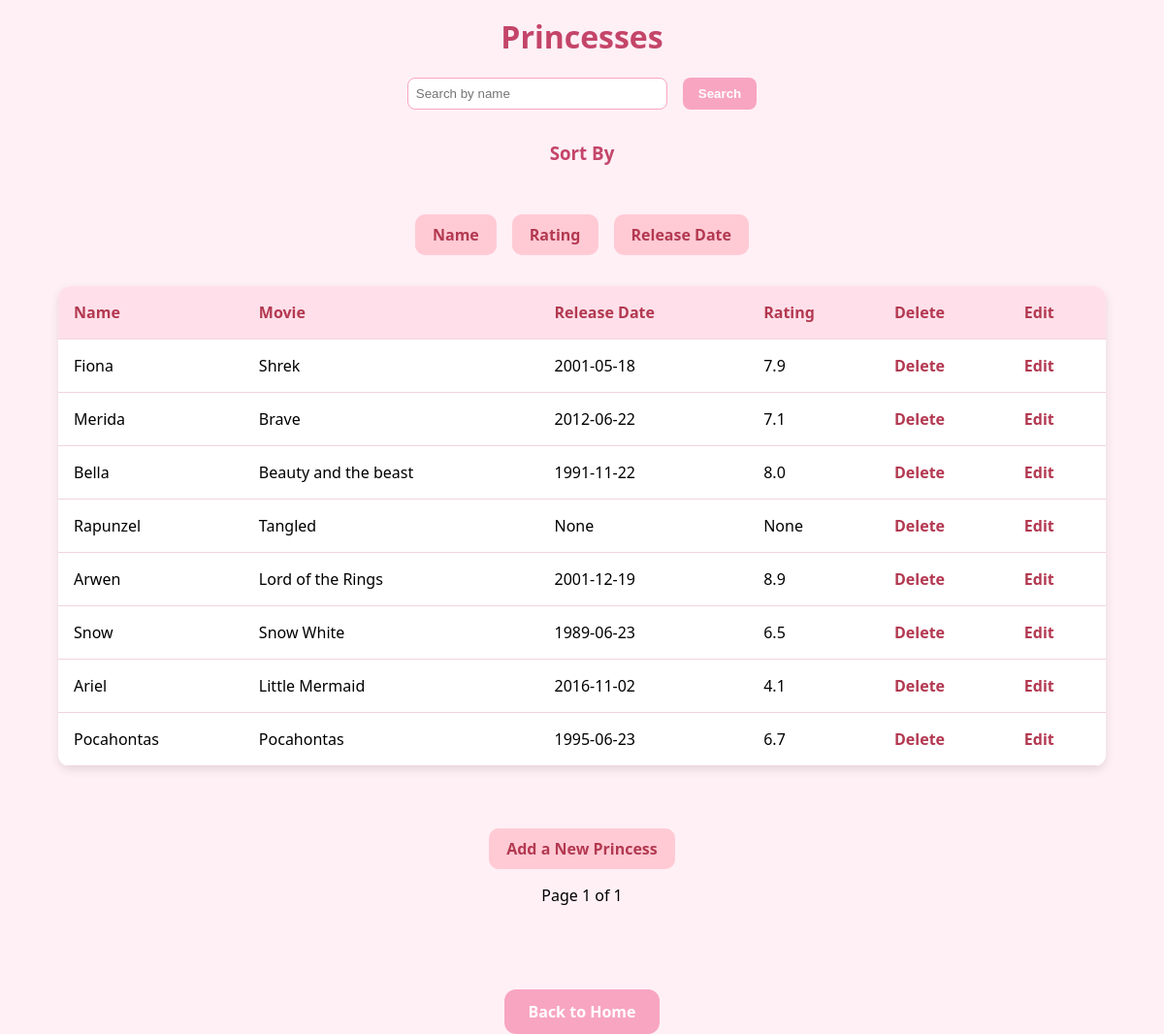
/princesses, run on an earlier commit of the app's database.
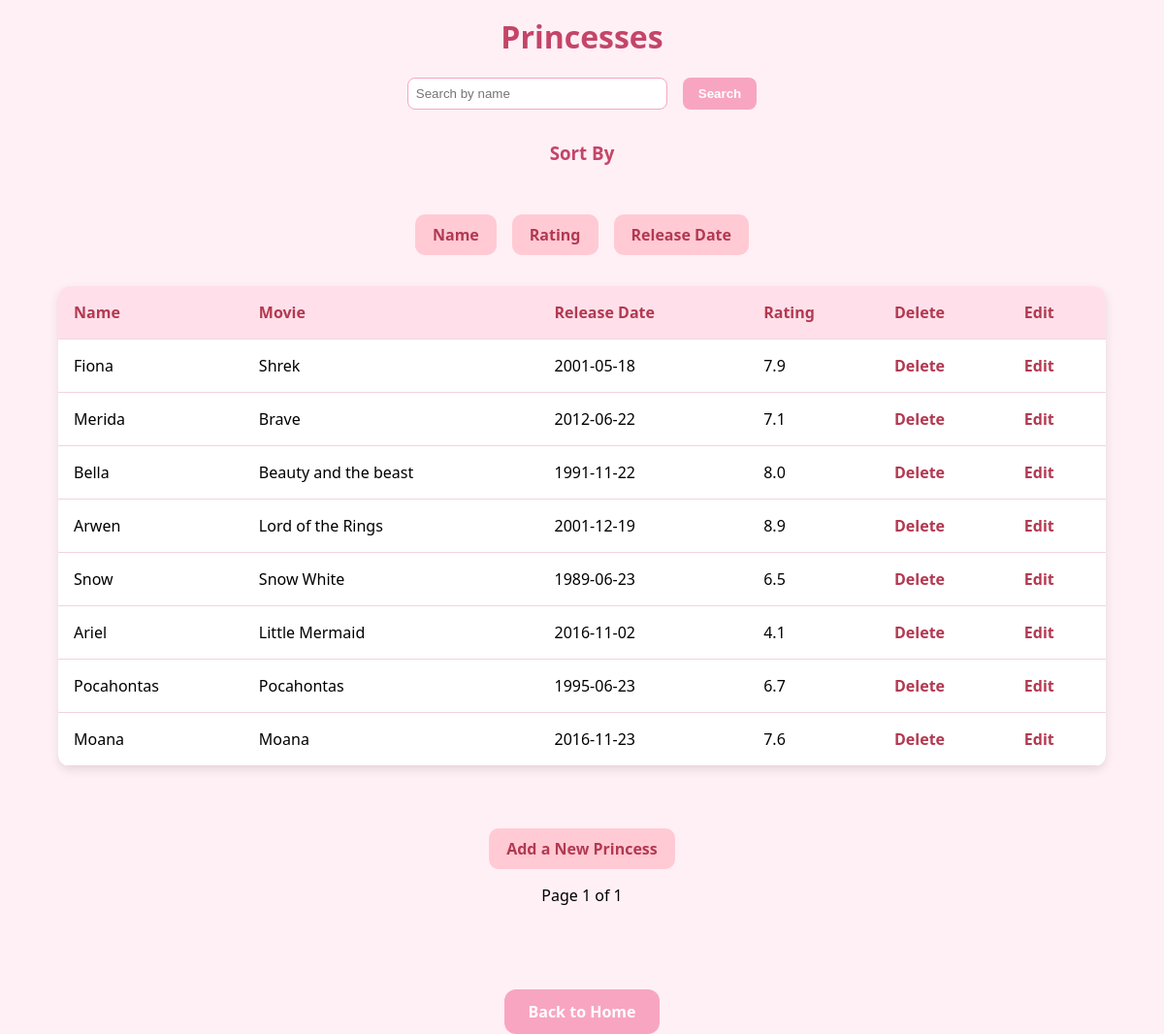
And on a later commit of the database.
### models.py (models this page shows)
class Princess(db.Model):
    __tablename__ = 'princess'
    id = db.Column(db.Integer, primary_key=True)
    name = db.Column(db.String(100), nullable=False)
    movie = db.Column(db.String(100), nullable=False)
    release_date = db.Column(db.Date, nullable=True)
    is_animated = db.Column(db.Boolean, nullable=False)
    rating = db.Column(db.String(10))
    genre = db.Column(db.String(100))
    poster_url = db.Column(db.String(300))
    appointments = db.relationship('Appointment', back_populates='princess')

### app.py (the view)
@app.route('/princesses', methods=['GET'])
def princesses():
    search = request.args.get('search', '')
    sort_by = request.args.get('sort', 'id')  # Default sort by 'id'
    page = request.args.get('page', 1, type=int)
    query = Princess.query
    if search:
        query = query.filter(Princess.name.contains(search))
    query = query.order_by(getattr(Princess, sort_by))
    princess_pagination = query.paginate(page=page, per_page=10)
    return render_template('princesses.html', princesses=princess_pagination.items, pagination=princess_pagination)

### templates/princesses.html (shortened to what this page needs)
<!DOCTYPE html>
<html lang="en">
<head>
    <link rel="stylesheet" href="{{ url_for('static', filename='style.css') }}"></head>
<body>
    <h1>Princesses</h1>
    <form method="GET" action="{{ url_for('princesses') }}">
        <input type="text" name="search" placeholder="Search by name" value="{{ request.args.get('search', '') }}">
        <button type="submi need to update my css fileit">Search</button>
    </form>
    <div class="sort-container">
        <h3>Sort By</h3>
        <div class="sort-buttons">
            <a href="{{ url_for('princesses', sort='name') }}" class="sort-btn">Name</a>
            <a href="{{ url_for('princesses', sort='rating') }}" class="sort-btn">Rating</a>
            <a href="{{ url_for('princesses', sort='release_date') }}" class="sort-btn">Release Date</a>
        </div>
    </div>
    <table>
        <tr>
            <th>Name</th>
            <th>Movie</th>
            <th>Release Date</th>
            <th>Rating</th>
            <th>Delete</th>
            <th>Edit</th>
        </tr>
        {% for princess in princesses %}
        <tr>
            <td>{{ princess.name }}</td>
            <td>{{ princess.movie }}</td>
            <td>{{ princess.release_date }}</td>
            <td>{{ princess.rating }}</td>
            <td>
                <a href="{{ url_for('delete_princess', id=princess.id) }}" onclick="return confirm('Are you sure?')">Delete</a>
            </td>
            <td>
                <a href="{{ url_for('edit_princess', id=princess.id) }}">Edit</a>
            </td>
        </tr>
        {% endfor %}
    </table>
  <div class="add">
      <a href="{{ url_for('add_princess') }}" class="add-btn">Add a New Princess</a>
  </div>
    <div>
        <span>Page {{ pagination.page }} of {{ pagination.pages }}</span>
    </div>
    <br>
    <div class="back-home">
        <a href="{{ url_for('index') }}" class="home-btn">Back to Home</a>
    </div>
</body>
</html>

### static/style.css (style rules this page uses)
body { margin: 0; font-family: 'Segoe UI', sans-serif; background-color: #fff0f6; }
h1 { text-align: center; color: #c44569; margin-top: 1rem; }
table { width: 90%; margin: 2rem auto; border-collapse: collapse; background-color: #fff; border-radius: 12px; overflow: hidden; box-shadow: 0 4px 10px rgba(0, 0, 0, 0.1); }
th, td { padding: 1rem; text-align: left; border-bottom: 1px solid #f1d4dc; }
th { background-color: #ffe0ea; color: #b33951; font-weight: bold; }
form { display: flex; justify-content: center; gap: 1rem; margin: 1rem auto; }
input[type="text"] { padding: 0.5rem; border-radius: 8px; border: 1px solid #f8a5c2; width: 250px; }
button { padding: 0.5rem 1rem; background-color: #f8a5c2; color: white; border: none; border-radius: 8px; cursor: pointer; font-weight: bold; }
h3 { text-align: center; color: #c44569; margin-top: 2rem; }
a { text-decoration: none; color: #b33951; font-weight: bold; }
div { text-align: center; margin-top: 1rem; }
div > a { display: inline-block; margin-top: 2rem; padding: 0.5rem 1rem; background-color: #f8a5c2; color: white; border-radius: 12px; transition: background-color 0.3s ease; }
.sort-container { text-align: center; margin-top: 2rem; }
.sort-buttons { display: flex; justify-content: center; gap: 1rem; flex-wrap: wrap; margin-top: 0.5rem; }
.sort-btn { background-color: #ffcad4; color: #b33951; padding: 0.5rem 1rem; border-radius: 10px; text-decoration: none; font-weight: bold; border: 2px solid transparent; transition: all 0.3s ease; }
.back-home { text-align: center; margin-top: 2rem; }
.home-btn { background-color: #f8a5c2; color: white; padding: 0.75rem 1.5rem; border-radius: 12px; font-weight: bold; text-decoration: none; transition: background-color 0.3s ease; }
.add { text-align: center; margin-top: 2rem; }
.add-btn { background-color: #ffcad4; color: #b33951; padding: 0.5rem 1rem; border-radius: 10px; text-decoration: none; font-weight: bold; border: 2px solid transparent; transition: all 0.3s ease; }

What changed in the data, as far as the page shows it:
removed Princess: name "Rapunzel", movie "Tangled", release_date "None", rating "None"
added Princess: name "Moana", movie "Moana", release_date "2016-11-23", rating "7.6"
